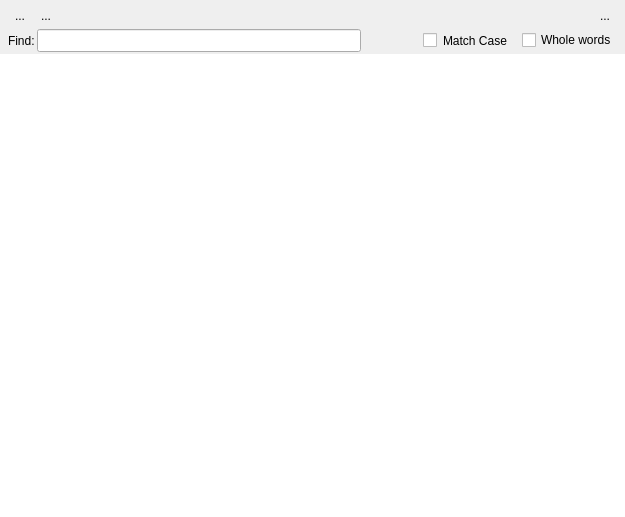
<?xml version="1.0" encoding="UTF-8"?>
<ui version="4.0">
 <class>DockHelp</class>
 <widget class="QDockWidget" name="DockHelp">
  <property name="geometry">
   <rect>
    <x>0</x>
    <y>0</y>
    <width>625</width>
    <height>517</height>
   </rect>
  </property>
  <property name="windowTitle">
   <string>Documentation</string>
  </property>
  <widget class="QWidget" name="dockWidgetContents">
   <layout class="QVBoxLayout" name="verticalLayout">
    <property name="spacing">
     <number>2</number>
    </property>
    <property name="leftMargin">
     <number>0</number>
    </property>
    <property name="topMargin">
     <number>0</number>
    </property>
    <property name="rightMargin">
     <number>0</number>
    </property>
    <property name="bottomMargin">
     <number>0</number>
    </property>
    <item>
     <layout class="QGridLayout" name="gridLayout">
      <property name="leftMargin">
       <number>8</number>
      </property>
      <property name="topMargin">
       <number>4</number>
      </property>
      <property name="rightMargin">
       <number>8</number>
      </property>
      <property name="verticalSpacing">
       <number>0</number>
      </property>
      <item row="0" column="9">
       <spacer name="horizontalSpacer">
        <property name="orientation">
         <enum>Qt::Horizontal</enum>
        </property>
        <property name="sizeHint" stdset="0">
         <size>
          <width>40</width>
          <height>20</height>
         </size>
        </property>
       </spacer>
      </item>
      <item row="0" column="1">
       <widget class="QToolButton" name="backButton">
        <property name="maximumSize">
         <size>
          <width>100</width>
          <height>16777215</height>
         </size>
        </property>
        <property name="styleSheet">
         <string notr="true"/>
        </property>
        <property name="text">
         <string>...</string>
        </property>
        <property name="icon">
         <iconset resource="application.qrc">
          <normaloff>:/images/br_prev.png</normaloff>:/images/br_prev.png</iconset>
        </property>
        <property name="autoRaise">
         <bool>true</bool>
        </property>
       </widget>
      </item>
      <item row="0" column="2">
       <widget class="QToolButton" name="forwardButton">
        <property name="text">
         <string>...</string>
        </property>
        <property name="icon">
         <iconset resource="application.qrc">
          <normaloff>:/images/br_next.png</normaloff>:/images/br_next.png</iconset>
        </property>
        <property name="autoRaise">
         <bool>true</bool>
        </property>
       </widget>
      </item>
      <item row="0" column="11">
       <widget class="QToolButton" name="toggleFindButton">
        <property name="toolTip">
         <string>Search within this page</string>
        </property>
        <property name="text">
         <string>...</string>
        </property>
        <property name="icon">
         <iconset>
          <normaloff>../images/gtk-search.png</normaloff>../images/gtk-search.png</iconset>
        </property>
        <property name="checkable">
         <bool>true</bool>
        </property>
        <property name="checked">
         <bool>false</bool>
        </property>
        <property name="autoRaise">
         <bool>true</bool>
        </property>
       </widget>
      </item>
      <item row="0" column="3">
       <widget class="QToolButton" name="homeToolButton">
        <property name="maximumSize">
         <size>
          <width>100</width>
          <height>16777215</height>
         </size>
        </property>
        <property name="focusPolicy">
         <enum>Qt::TabFocus</enum>
        </property>
        <property name="text">
         <string/>
        </property>
        <property name="icon">
         <iconset resource="application.qrc">
          <normaloff>:/images/go-home-16.png</normaloff>:/images/go-home-16.png</iconset>
        </property>
        <property name="autoRaise">
         <bool>true</bool>
        </property>
       </widget>
      </item>
     </layout>
    </item>
    <item>
     <layout class="QGridLayout" name="findBarGrid">
      <property name="leftMargin">
       <number>8</number>
      </property>
      <property name="rightMargin">
       <number>8</number>
      </property>
      <property name="verticalSpacing">
       <number>0</number>
      </property>
      <item row="0" column="2">
       <widget class="QToolButton" name="previousFindButton">
        <property name="icon">
         <iconset resource="application.qrc">
          <normaloff>:/images/br_prev.png</normaloff>:/images/br_prev.png</iconset>
        </property>
        <property name="autoRaise">
         <bool>true</bool>
        </property>
        <property name="arrowType">
         <enum>Qt::NoArrow</enum>
        </property>
       </widget>
      </item>
      <item row="0" column="1">
       <widget class="QLineEdit" name="findLine">
        <property name="maximumSize">
         <size>
          <width>16777215</width>
          <height>40</height>
         </size>
        </property>
        <property name="styleSheet">
         <string notr="true">padding-left: 8px; padding-right: 40px</string>
        </property>
       </widget>
      </item>
      <item row="0" column="5">
       <widget class="QCheckBox" name="wholeWordBox">
        <property name="text">
         <string>Whole words</string>
        </property>
       </widget>
      </item>
      <item row="0" column="0">
       <widget class="QLabel" name="label">
        <property name="text">
         <string>Find:</string>
        </property>
       </widget>
      </item>
      <item row="0" column="3">
       <widget class="QToolButton" name="nextFindButton">
        <property name="icon">
         <iconset resource="application.qrc">
          <normaloff>:/images/br_next.png</normaloff>:/images/br_next.png</iconset>
        </property>
        <property name="autoRaise">
         <bool>true</bool>
        </property>
       </widget>
      </item>
      <item row="0" column="4">
       <widget class="QCheckBox" name="caseBox">
        <property name="styleSheet">
         <string notr="true">padding-right: 8; padding-left: 8;</string>
        </property>
        <property name="text">
         <string>Match Case </string>
        </property>
       </widget>
      </item>
     </layout>
    </item>
    <item>
     <widget class="QTextBrowser" name="text">
      <property name="frameShape">
       <enum>QFrame::NoFrame</enum>
      </property>
      <property name="openLinks">
       <bool>false</bool>
      </property>
     </widget>
    </item>
   </layout>
  </widget>
  <action name="nextFindAct">
   <property name="icon">
    <iconset resource="application.qrc">
     <normaloff>:/images/br_next.png</normaloff>:/images/br_next.png</iconset>
   </property>
   <property name="text">
    <string>Find Next</string>
   </property>
  </action>
  <action name="findPreviousAct">
   <property name="icon">
    <iconset resource="application.qrc">
     <normaloff>:/images/br_prev.png</normaloff>:/images/br_prev.png</iconset>
   </property>
   <property name="text">
    <string>Find Previous</string>
   </property>
  </action>
 </widget>
 <resources>
  <include location="application.qrc"/>
 </resources>
 <connections/>
</ui>
